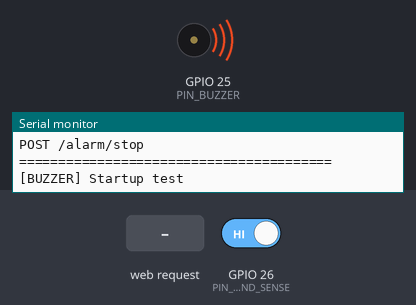
The sketch below on a simulated ESP32. On the bench: buzzer (waves = sounding, pin HIGH), the last lines printed to the serial monitor. Inputs (shaded band) come from the test bench; at power-on: GPIO 26 (PIN_GROUND_SENSE) HIGH. WiFi joins after 1.5 s; servers stay silent unless stated.

Above: at 2.6 s.
At 3.8 s:
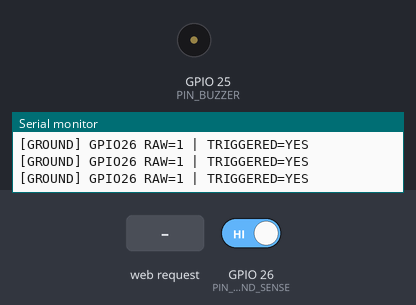
3.9 s: GPIO 26 (PIN_GROUND_SENSE) driven LOW
6.2 s: HTTP request GET /status received
7.7 s: HTTP request GET /sensors received
Timing chart, 0 to 10.7 s (numbered marks = the images above; inputs shaded):
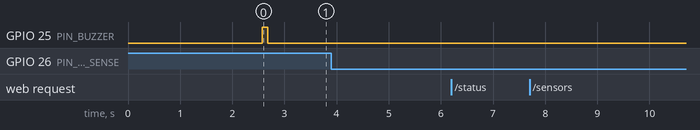

The sketch:

borderpulse_esp32.ino
```cpp
/*
  ============================================================
  BorderPulse ESP32 - Hardware Diagnostic Firmware
  ============================================================

  PURPOSE:
  Test ESP32 + Ground Sensor + Buzzer independently
  before connecting the full BorderPulse backend.

  CURRENT HARDWARE:
    GPIO 25 -> Buzzer
    GPIO 26 -> Ground Sensor Digital Output
    GPIO 27 -> Radar (NOT CONNECTED YET)

  Serial Monitor:
    115200 baud

  HTTP:
    Port 80

  Endpoints:
    GET  /status
    GET  /sensors
    POST /test/buzzer
    POST /alarm
    POST /alarm/stop

  IMPORTANT:
    This firmware assumes the ground sensor is ACTIVE-LOW:
      HIGH = not triggered
      LOW  = triggered

    If your Serial Monitor proves the opposite,
    change GROUND_ACTIVE_LOW to false.
*/

#include <WiFi.h>
#include <WebServer.h>
#include <ArduinoJson.h>

// ============================================================
// 1. WIFI CONFIGURATION
// ============================================================

const char* WIFI_SSID     = "THOUFIKUR RAHAMAN Y";
const char* WIFI_PASSWORD = "12345678";

// ============================================================
// 2. PIN CONFIGURATION
// ============================================================

const int PIN_BUZZER       = 25;
const int PIN_GROUND_SENSE = 26;
const int PIN_RADAR_OUT    = 27;

// ============================================================
// 3. GROUND SENSOR LOGIC
// ============================================================

// YOUR SENSOR: LOW = idle/off, HIGH = triggered/pressed
// Serial monitor confirmed: RAW=0 means NOT triggered, RAW=1 means TRIGGERED
const bool GROUND_ACTIVE_LOW = false;

// ============================================================
// 4. FIRMWARE INFORMATION
// ============================================================

const char* FIRMWARE_VERSION = "0.1.0-ground-test";

// ============================================================
// 5. WEB SERVER
// ============================================================

WebServer server(80);

// ============================================================
// 6. SYSTEM STATE
// ============================================================

bool alarmActive = false;

unsigned long alarmEndTime = 0;

String alarmReason = "";

// ============================================================
// 7. HELPER - SEND JSON
// ============================================================

void sendJSON(int code, String body) {

  server.sendHeader(
    "Access-Control-Allow-Origin",
    "*"
  );

  server.sendHeader(
    "Access-Control-Allow-Methods",
    "GET, POST, OPTIONS"
  );

  server.sendHeader(
    "Access-Control-Allow-Headers",
    "Content-Type"
  );

  server.send(
    code,
    "application/json",
    body
  );
}

// ============================================================
// 8. READ GROUND SENSOR
// ============================================================

bool readGroundSensor() {

  int rawPin = digitalRead(PIN_GROUND_SENSE);

  bool triggered;

  if (GROUND_ACTIVE_LOW) {

    triggered = (rawPin == LOW);

  } else {

    triggered = (rawPin == HIGH);
  }

  return triggered;
}

// ============================================================
// 9. PRINT GROUND SENSOR STATUS
// ============================================================

void printGroundSensorStatus() {

  int rawPin = digitalRead(PIN_GROUND_SENSE);

  bool triggered = readGroundSensor();

  Serial.println();
  Serial.println("========================================");

  Serial.println("[GROUND SENSOR TEST]");

  Serial.printf(
    "GPIO: %d\n",
    PIN_GROUND_SENSE
  );

  Serial.printf(
    "RAW GPIO VALUE: %d\n",
    rawPin
  );

  if (rawPin == HIGH) {

    Serial.println(
      "GPIO STATE: HIGH"
    );

  } else {

    Serial.println(
      "GPIO STATE: LOW"
    );
  }

  Serial.printf(
    "GROUND SENSOR: %s\n",
    triggered ? "TRIGGERED" : "NOT TRIGGERED"
  );

  Serial.printf(
    "LOGIC MODE: %s\n",
    GROUND_ACTIVE_LOW
      ? "ACTIVE-LOW"
      : "ACTIVE-HIGH"
  );

  Serial.println("========================================");
}

// ============================================================
// 10. STATUS ENDPOINT
// ============================================================

void handleStatus() {

  StaticJsonDocument<512> doc;

  doc["device"] = "ESP32-BorderPulse";

  doc["firmware"] = FIRMWARE_VERSION;

  doc["ip"] =
    WiFi.localIP().toString();

  doc["rssi"] =
    WiFi.RSSI();

  doc["uptime_ms"] =
    millis();

  doc["wifi_connected"] =
    WiFi.status() == WL_CONNECTED;

  doc["buzzer_active"] =
    alarmActive;

  doc["pins"]["buzzer"] =
    PIN_BUZZER;

  doc["pins"]["ground"] =
    PIN_GROUND_SENSE;

  doc["pins"]["radar"] =
    PIN_RADAR_OUT;

  doc["sensors"]["ground"]["mode"] =
    "REAL";

  doc["sensors"]["radar"]["mode"] =
    "NOT_CONNECTED";

  String output;

  serializeJson(
    doc,
    output
  );

  sendJSON(
    200,
    output
  );

  Serial.println();
  Serial.println("[HTTP] GET /status");
}

// ============================================================
// 11. SENSOR ENDPOINT
// ============================================================

void handleGetSensors() {

  int rawGround =
    digitalRead(PIN_GROUND_SENSE);

  bool groundTriggered =
    readGroundSensor();

  Serial.println();
  Serial.println("[HTTP] GET /sensors");

  Serial.printf(
    "[GROUND] GPIO %d RAW = %d\n",
    PIN_GROUND_SENSE,
    rawGround
  );

  Serial.printf(
    "[GROUND] TRIGGERED = %s\n",
    groundTriggered
      ? "YES"
      : "NO"
  );

  StaticJsonDocument<512> doc;

  // Radar is not connected yet
  doc["radar"]["triggered"] =
    false;

  doc["radar"]["mode"] =
    "NOT_CONNECTED";

  // Real ground sensor
  doc["ground"]["triggered"] =
    groundTriggered;

  doc["ground"]["mode"] =
    "REAL";

  doc["ground"]["gpio"] =
    PIN_GROUND_SENSE;

  doc["ground"]["raw"] =
    rawGround;

  doc["ground"]["logic"] =
    GROUND_ACTIVE_LOW
      ? "ACTIVE_LOW"
      : "ACTIVE_HIGH";

  doc["wifi"]["ip"] =
    WiFi.localIP().toString();

  String output;

  serializeJson(
    doc,
    output
  );

  sendJSON(
    200,
    output
  );
}

// ============================================================
// 12. BUZZER TEST
// ============================================================

void handleTestBuzzer() {

  Serial.println();
  Serial.println("========================================");
  Serial.println("[BUZZER TEST] START");
  Serial.println("========================================");

  // First beep
  Serial.println("[BUZZER] ON");

  digitalWrite(
    PIN_BUZZER,
    HIGH
  );

  delay(500);

  Serial.println("[BUZZER] OFF");

  digitalWrite(
    PIN_BUZZER,
    LOW
  );

  delay(250);

  // Second beep
  Serial.println("[BUZZER] ON");

  digitalWrite(
    PIN_BUZZER,
    HIGH
  );

  delay(500);

  Serial.println("[BUZZER] OFF");

  digitalWrite(
    PIN_BUZZER,
    LOW
  );

  Serial.println("[BUZZER TEST] COMPLETE");

  StaticJsonDocument<256> doc;

  doc["success"] =
    true;

  doc["message"] =
    "Buzzer test complete";

  doc["gpio"] =
    PIN_BUZZER;

  String output;

  serializeJson(
    doc,
    output
  );

  sendJSON(
    200,
    output
  );
}

// ============================================================
// 13. ALARM ON/OFF
// ============================================================

void handleAlarm() {

  if (server.method() != HTTP_POST) {

    sendJSON(
      405,
      "{\"success\":false,\"error\":\"POST required\"}"
    );

    return;
  }

  StaticJsonDocument<512> doc;

  DeserializationError error =
    deserializeJson(
      doc,
      server.arg("plain")
    );

  if (error) {

    Serial.println(
      "[ALARM] Invalid JSON"
    );

    sendJSON(
      400,
      "{\"success\":false,\"error\":\"Invalid JSON\"}"
    );

    return;
  }

  bool active =
    doc["active"] | false;

  int duration =
    doc["duration_ms"] | 3000;

  alarmReason =
    doc["reason"] | "unknown";

  if (active) {

    alarmActive = true;

    alarmEndTime =
      millis() + duration;

    digitalWrite(
      PIN_BUZZER,
      HIGH
    );

    Serial.println();
    Serial.println("========================================");

    Serial.println("[ALARM] ACTIVATED");

    Serial.printf(
      "[ALARM] Reason: %s\n",
      alarmReason.c_str()
    );

    Serial.printf(
      "[ALARM] Duration: %d ms\n",
      duration
    );

    Serial.println(
      "[ALARM] GPIO25 = HIGH"
    );

    Serial.println("========================================");

  } else {

    alarmActive = false;

    digitalWrite(
      PIN_BUZZER,
      LOW
    );

    Serial.println(
      "[ALARM] DEACTIVATED"
    );
  }

  StaticJsonDocument<256> response;

  response["success"] =
    true;

  response["alarm_active"] =
    alarmActive;

  response["reason"] =
    alarmReason;

  String output;

  serializeJson(
    response,
    output
  );

  sendJSON(
    200,
    output
  );
}

// ============================================================
// 14. STOP ALARM
// ============================================================

void handleAlarmStop() {

  alarmActive = false;

  digitalWrite(
    PIN_BUZZER,
    LOW
  );

  Serial.println(
    "[ALARM] STOPPED"
  );

  sendJSON(
    200,
    "{\"success\":true,\"alarm_active\":false}"
  );
}

// ============================================================
// 15. AUTO ALARM TIMEOUT
// ============================================================

void checkAlarmTimeout() {

  if (
    alarmActive &&
    millis() >= alarmEndTime
  ) {

    alarmActive = false;

    digitalWrite(
      PIN_BUZZER,
      LOW
    );

    Serial.println(
      "[ALARM] AUTO TIMEOUT -> BUZZER OFF"
    );
  }
}

// ============================================================
// 16. CORS
// ============================================================

void handleCORS() {

  server.sendHeader(
    "Access-Control-Allow-Origin",
    "*"
  );

  server.sendHeader(
    "Access-Control-Allow-Methods",
    "GET, POST, OPTIONS"
  );

  server.sendHeader(
    "Access-Control-Allow-Headers",
    "Content-Type"
  );

  server.send(
    204
  );
}

// ============================================================
// 17. WIFI CONNECTION
// ============================================================

void connectWiFi() {

  Serial.println();
  Serial.println("========================================");
  Serial.println("[WIFI] CONNECTING");
  Serial.println("========================================");

  Serial.printf(
    "SSID: %s\n",
    WIFI_SSID
  );

  WiFi.mode(
    WIFI_STA
  );

  WiFi.begin(
    WIFI_SSID,
    WIFI_PASSWORD
  );

  int attempts = 0;

  while (
    WiFi.status() != WL_CONNECTED &&
    attempts < 40
  ) {

    delay(500);

    Serial.print(".");

    attempts++;
  }

  Serial.println();

  if (
    WiFi.status() == WL_CONNECTED
  ) {

    Serial.println(
      "[WIFI] CONNECTED"
    );

    Serial.print(
      "[WIFI] IP ADDRESS: "
    );

    Serial.println(
      WiFi.localIP()
    );

    Serial.print(
      "[WIFI] RSSI: "
    );

    Serial.println(
      WiFi.RSSI()
    );

  } else {

    Serial.println(
      "[WIFI] CONNECTION FAILED"
    );
  }
}

// ============================================================
// 18. SETUP
// ============================================================

void setup() {

  Serial.begin(
    115200
  );

  delay(1000);

  Serial.println();
  Serial.println();
  Serial.println("========================================");
  Serial.println("     BorderPulse ESP32");
  Serial.println("     HARDWARE TEST FIRMWARE");
  Serial.println("========================================");

  // ----------------------------------------------------------
  // PIN SETUP
  // ----------------------------------------------------------

  pinMode(
    PIN_BUZZER,
    OUTPUT
  );

  digitalWrite(
    PIN_BUZZER,
    LOW
  );

  pinMode(
    PIN_GROUND_SENSE,
    INPUT_PULLUP
  );

  // Radar is NOT connected.
  // Do not use GPIO27 yet.

  Serial.println();
  Serial.println("[PINS]");

  Serial.printf(
    "Buzzer       : GPIO %d\n",
    PIN_BUZZER
  );

  Serial.printf(
    "Ground       : GPIO %d\n",
    PIN_GROUND_SENSE
  );

  Serial.printf(
    "Radar        : GPIO %d (NOT CONNECTED)\n",
    PIN_RADAR_OUT
  );

  Serial.printf(
    "Ground Logic : %s\n",
    GROUND_ACTIVE_LOW
      ? "ACTIVE-LOW"
      : "ACTIVE-HIGH"
  );

  // ----------------------------------------------------------
  // INITIAL GROUND READING
  // ----------------------------------------------------------

  Serial.println();
  Serial.println(
    "[GROUND] Initial reading:"
  );

  printGroundSensorStatus();

  // ----------------------------------------------------------
  // WIFI
  // ----------------------------------------------------------

  connectWiFi();

  // ----------------------------------------------------------
  // HTTP ROUTES
  // ----------------------------------------------------------

  server.on(
    "/status",
    HTTP_GET,
    handleStatus
  );

  server.on(
    "/sensors",
    HTTP_GET,
    handleGetSensors
  );

  server.on(
    "/test/buzzer",
    HTTP_POST,
    handleTestBuzzer
  );

  server.on(
    "/alarm",
    HTTP_POST,
    handleAlarm
  );

  server.on(
    "/alarm/stop",
    HTTP_POST,
    handleAlarmStop
  );

  server.on(
    "/alarm",
    HTTP_OPTIONS,
    handleCORS
  );

  server.on(
    "/alarm/stop",
    HTTP_OPTIONS,
    handleCORS
  );

  server.on(
    "/test/buzzer",
    HTTP_OPTIONS,
    handleCORS
  );

  // ----------------------------------------------------------
  // START HTTP SERVER
  // ----------------------------------------------------------

  server.begin();

  Serial.println();
  Serial.println(
    "[HTTP] SERVER STARTED"
  );

  Serial.println(
    "[HTTP] PORT: 80"
  );

  // ----------------------------------------------------------
  // STARTUP INFORMATION
  // ----------------------------------------------------------

  Serial.println();
  Serial.println("========================================");

  Serial.printf(
    "Firmware: %s\n",
    FIRMWARE_VERSION
  );

  if (
    WiFi.status() == WL_CONNECTED
  ) {

    Serial.print(
      "ESP32 URL: http://"
    );

    Serial.print(
      WiFi.localIP()
    );

    Serial.println(
      "/"
    );
  }

  Serial.println();
  Serial.println("Available endpoints:");

  Serial.println(
    "GET  /status"
  );

  Serial.println(
    "GET  /sensors"
  );

  Serial.println(
    "POST /test/buzzer"
  );

  Serial.println(
    "POST /alarm"
  );

  Serial.println(
    "POST /alarm/stop"
  );

  Serial.println("========================================");

  // ----------------------------------------------------------
  // STARTUP BUZZER
  // ----------------------------------------------------------

  Serial.println(
    "[BUZZER] Startup test"
  );

  digitalWrite(
    PIN_BUZZER,
    HIGH
  );

  delay(100);

  digitalWrite(
    PIN_BUZZER,
    LOW
  );

  Serial.println(
    "[SYSTEM] READY"
  );

  Serial.println();
  Serial.println(
    "Now trigger the ground sensor."
  );

  Serial.println(
    "GPIO26 state will be printed every 500 ms."
  );

  Serial.println();
}

// ============================================================
// 19. LOOP
// ============================================================

void loop() {

  // Handle HTTP requests
  server.handleClient();

  // Check alarm timeout
  checkAlarmTimeout();

  // ----------------------------------------------------------
  // CONTINUOUS GROUND SENSOR MONITORING
  // ----------------------------------------------------------

  static unsigned long lastSensorPrint = 0;

  if (
    millis() - lastSensorPrint >= 500
  ) {

    lastSensorPrint =
      millis();

    int rawPin =
      digitalRead(
        PIN_GROUND_SENSE
      );

    bool triggered =
      readGroundSensor();

    Serial.printf(
      "[GROUND] GPIO26 RAW=%d | TRIGGERED=%s\n",
      rawPin,
      triggered
        ? "YES"
        : "NO"
    );
  }

  delay(10);
}
```
